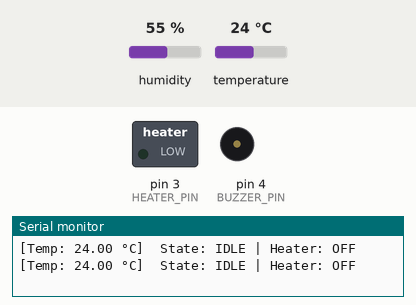
Bench run of a sketch on a simulated Arduino Uno, built with avr-gcc and run on an emulated ATmega328P. On the bench: switched loads named in the sketch (green lamp = pin HIGH), buzzer (waves = sounding, pin HIGH), the last lines printed to the serial monitor. Inputs (shaded band) come from the test bench; at power-on: temperature 24 °C, humidity 55 %.

Above: at 3.8 s.
3.9 s: temperature set to 23 °C
7.8 s: temperature set to 22.1 °C
At 9.6 s:
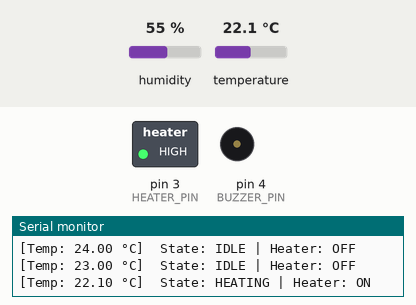
11.7 s: temperature set to 23.8 °C
At 15.8 s:
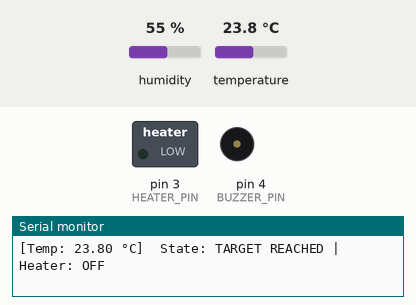
16.5 s: temperature set to 39.3 °C
20.4 s: temperature set to 40.7 °C
At 22.0 s:
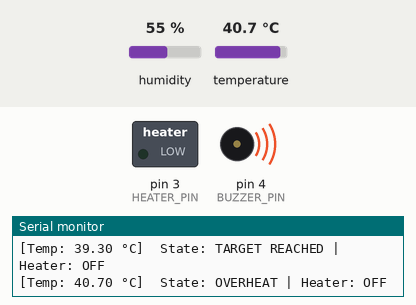
24.3 s: temperature set to 12 °C
At 28.3 s:
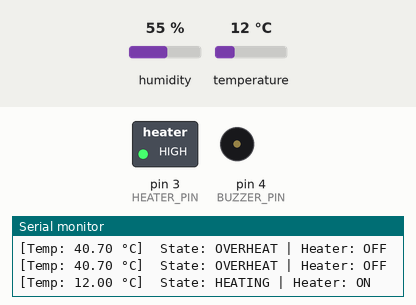
Timing chart, 0 to 29.5 s (numbered marks = the images above; inputs shaded):
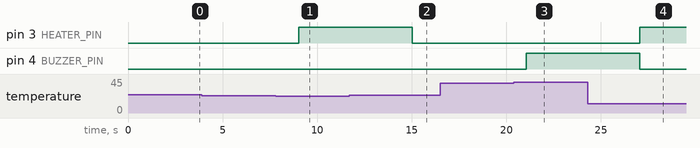

The sketch:

heater-control.ino
```cpp
#include <DHT.h>

// Pin configuration
#define DHTPIN 2         // DHT22 data pin connected to digital pin 2
#define DHTTYPE DHT22    // We're using the DHT22 sensor
#define HEATER_PIN 3     // LED simulating the heater
#define BUZZER_PIN 4     // Buzzer for overheat alert

// Initialize DHT sensor
DHT dht(DHTPIN, DHTTYPE);

// Define the different system states
enum State {
  IDLE,
  HEATING,
  STABILIZING,
  TARGET_REACHED,
  OVERHEAT
};

State currentState = IDLE;      // Start in the idle state

// Temperature settings
float targetTemp = 23.0;        // Target room temperature in Celsius
float hysteresis = 0.5;         // Small margin to avoid rapid toggling
float overheatTemp = 40.0;      // Safety cutoff temperature

void setup() {
  Serial.begin(9600);           // Start serial monitor
  dht.begin();                  // Initialize the DHT sensor
  pinMode(HEATER_PIN, OUTPUT);  // Heater (LED) as output
  pinMode(BUZZER_PIN, OUTPUT);  // Buzzer as output
}

void loop() {
  float temp = dht.readTemperature();  // Get the current temperature

  // If the reading fails, skip the rest
  if (isnan(temp)) {
    Serial.println("Temperature read failed.");
    return;
  }

  updateState(temp);     // Check which state we should be in
  logStatus(temp);       // Print the current status to serial monitor

  delay(3000);           // Wait 3 seconds before next reading
}

void updateState(float temp) {
  switch (currentState) {
    case IDLE:
      if (temp < targetTemp - hysteresis) {
        currentState = HEATING;
      }
      break;

    case HEATING:
      if (temp >= targetTemp - hysteresis) {
        currentState = STABILIZING;
      }
      break;

    case STABILIZING:
      if (temp >= targetTemp) {
        currentState = TARGET_REACHED;
      }
      break;

    case TARGET_REACHED:
      if (temp > overheatTemp) {
        currentState = OVERHEAT;
      } else if (temp < targetTemp - hysteresis) {
        currentState = HEATING;
      }
      break;

    case OVERHEAT:
      if (temp < targetTemp) {
        currentState = HEATING;
      }
      break;
  }

  // Turn heater and buzzer on/off based on the current state
  if (currentState == HEATING || currentState == STABILIZING) {
    digitalWrite(HEATER_PIN, HIGH);   // Turn on heater (LED)
    digitalWrite(BUZZER_PIN, LOW);    // Buzzer stays off
  } else {
    digitalWrite(HEATER_PIN, LOW);    // Turn off heater

    if (currentState == OVERHEAT) {
      digitalWrite(BUZZER_PIN, HIGH); // Sound buzzer if overheated
    } else {
      digitalWrite(BUZZER_PIN, LOW);  // Otherwise, keep it off
    }
  }
}

void logStatus(float temp) {
  Serial.print("[Temp: ");
  Serial.print(temp);
  Serial.print(" °C]  State: ");

  switch (currentState) {
    case IDLE: Serial.print("IDLE"); break;
    case HEATING: Serial.print("HEATING"); break;
    case STABILIZING: Serial.print("STABILIZING"); break;
    case TARGET_REACHED: Serial.print("TARGET REACHED"); break;
    case OVERHEAT: Serial.print("OVERHEAT"); break;
  }

  Serial.print(" | Heater: ");
  Serial.println(digitalRead(HEATER_PIN) ? "ON" : "OFF");
}
```

Measured:
- the behaviour switches between 22.5 and 22.4 °C on temperature (found by bisection; images 0 and 1)
- the behaviour switches between 22.9 and 23 °C on temperature (found by bisection; images 1 and 2)
- the behaviour switches between 40 and 40.1 °C on temperature (found by bisection; images 2 and 3)
- after the input at 7.8 s, pin 3 (HEATER_PIN): LOW → HIGH after 1.2 s
- after the input at 11.7 s, pin 3 (HEATER_PIN): HIGH → LOW after 3.3 s
- after the input at 20.4 s, pin 4 (BUZZER_PIN): LOW → HIGH after 0.65 s
- after the input at 24.3 s, pin 3 (HEATER_PIN): LOW → HIGH after 2.8 s; pin 4 (BUZZER_PIN): HIGH → LOW after 2.8 s
